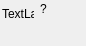
<?xml version="1.0" encoding="UTF-8"?>
<ui version="4.0">
 <class>Form</class>
 <widget class="QWidget" name="Form">
  <property name="geometry">
   <rect>
    <x>0</x>
    <y>0</y>
    <width>86</width>
    <height>46</height>
   </rect>
  </property>
  <property name="sizePolicy">
   <sizepolicy hsizetype="MinimumExpanding" vsizetype="Preferred">
    <horstretch>0</horstretch>
    <verstretch>0</verstretch>
   </sizepolicy>
  </property>
  <property name="windowTitle">
   <string>Form</string>
  </property>
  <layout class="QGridLayout" name="gridLayout">
   <property name="leftMargin">
    <number>2</number>
   </property>
   <property name="topMargin">
    <number>2</number>
   </property>
   <property name="rightMargin">
    <number>2</number>
   </property>
   <property name="bottomMargin">
    <number>2</number>
   </property>
   <item row="1" column="1">
    <layout class="QHBoxLayout" name="horizontalLayout">
     <item>
      <widget class="QLabel" name="avatarLabel">
       <property name="sizePolicy">
        <sizepolicy hsizetype="Fixed" vsizetype="Fixed">
         <horstretch>0</horstretch>
         <verstretch>0</verstretch>
        </sizepolicy>
       </property>
       <property name="minimumSize">
        <size>
         <width>32</width>
         <height>32</height>
        </size>
       </property>
       <property name="maximumSize">
        <size>
         <width>32</width>
         <height>32</height>
        </size>
       </property>
       <property name="text">
        <string>TextLabel</string>
       </property>
       <property name="textFormat">
        <enum>Qt::RichText</enum>
       </property>
       <property name="scaledContents">
        <bool>true</bool>
       </property>
       <property name="alignment">
        <set>Qt::AlignLeading|Qt::AlignLeft|Qt::AlignTop</set>
       </property>
      </widget>
     </item>
     <item>
      <widget class="QLabel" name="textLabel">
       <property name="sizePolicy">
        <sizepolicy hsizetype="MinimumExpanding" vsizetype="Expanding">
         <horstretch>0</horstretch>
         <verstretch>0</verstretch>
        </sizepolicy>
       </property>
       <property name="text">
        <string>?</string>
       </property>
       <property name="textFormat">
        <enum>Qt::RichText</enum>
       </property>
       <property name="alignment">
        <set>Qt::AlignLeading|Qt::AlignLeft|Qt::AlignTop</set>
       </property>
       <property name="wordWrap">
        <bool>true</bool>
       </property>
      </widget>
     </item>
    </layout>
   </item>
  </layout>
 </widget>
 <resources/>
 <connections/>
</ui>
